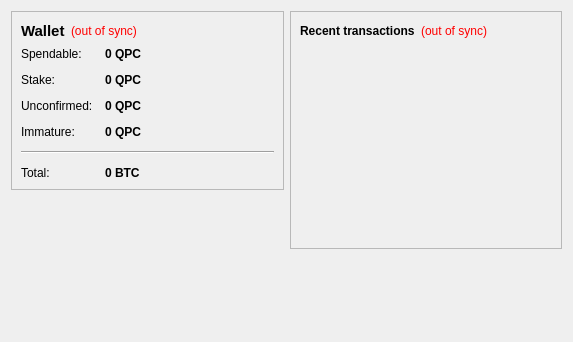
<?xml version="1.0" encoding="UTF-8"?>
<ui version="4.0">
 <class>OverviewPage</class>
 <widget class="QWidget" name="OverviewPage">
  <property name="geometry">
   <rect>
    <x>0</x>
    <y>0</y>
    <width>573</width>
    <height>342</height>
   </rect>
  </property>
  <property name="windowTitle">
   <string>Form</string>
  </property>
  <layout class="QHBoxLayout" name="horizontalLayout" stretch="1,1">
   <item>
    <layout class="QVBoxLayout" name="verticalLayout_2">
     <item>
      <widget class="QFrame" name="frame">
       <property name="frameShape">
        <enum>QFrame::StyledPanel</enum>
       </property>
       <property name="frameShadow">
        <enum>QFrame::Raised</enum>
       </property>
       <layout class="QVBoxLayout" name="verticalLayout_4">
        <item>
         <layout class="QHBoxLayout" name="horizontalLayout_4">
          <item>
           <widget class="QLabel" name="label_5">
            <property name="font">
             <font>
              <pointsize>11</pointsize>
              <weight>75</weight>
              <bold>true</bold>
             </font>
            </property>
            <property name="text">
             <string>Wallet</string>
            </property>
           </widget>
          </item>
          <item>
           <widget class="QLabel" name="labelWalletStatus">
            <property name="toolTip">
             <string>The displayed information may be out of date. Your wallet automatically synchronizes with the QponCoin network after a connection is established, but this process has not completed yet.</string>
            </property>
            <property name="styleSheet">
             <string notr="true">QLabel { color: red; }</string>
            </property>
            <property name="text">
             <string notr="true">(out of sync)</string>
            </property>
            <property name="alignment">
             <set>Qt::AlignLeading|Qt::AlignLeft|Qt::AlignVCenter</set>
            </property>
           </widget>
          </item>
          <item>
           <spacer name="horizontalSpacer_2">
            <property name="orientation">
             <enum>Qt::Horizontal</enum>
            </property>
            <property name="sizeHint" stdset="0">
             <size>
              <width>40</width>
              <height>20</height>
             </size>
            </property>
           </spacer>
          </item>
         </layout>
        </item>
        <item>
         <layout class="QFormLayout" name="formLayout_2">
          <property name="fieldGrowthPolicy">
           <enum>QFormLayout::AllNonFixedFieldsGrow</enum>
          </property>
          <property name="horizontalSpacing">
           <number>12</number>
          </property>
          <property name="verticalSpacing">
           <number>12</number>
          </property>
          <item row="0" column="0">
           <widget class="QLabel" name="label">
            <property name="text">
             <string>Spendable:</string>
            </property>
           </widget>
          </item>
          <item row="0" column="1">
           <widget class="QLabel" name="labelBalance">
            <property name="font">
             <font>
              <weight>75</weight>
              <bold>true</bold>
             </font>
            </property>
            <property name="cursor">
             <cursorShape>IBeamCursor</cursorShape>
            </property>
            <property name="toolTip">
             <string>Your current spendable balance</string>
            </property>
            <property name="text">
             <string notr="true">0 QPC</string>
            </property>
            <property name="textInteractionFlags">
             <set>Qt::LinksAccessibleByMouse|Qt::TextSelectableByKeyboard|Qt::TextSelectableByMouse</set>
            </property>
           </widget>
          </item>
          <item row="1" column="0">
           <widget class="QLabel" name="label_6">
            <property name="text">
             <string>Stake:</string>
            </property>
           </widget>
          </item>
          <item row="1" column="1">
           <widget class="QLabel" name="labelStake">
            <property name="font">
             <font>
              <weight>75</weight>
              <bold>true</bold>
             </font>
            </property>
            <property name="cursor">
             <cursorShape>IBeamCursor</cursorShape>
            </property>
            <property name="toolTip">
             <string>Total of coins that was staked, and do not yet count toward the current balance</string>
            </property>
            <property name="text">
             <string notr="true">0 QPC</string>
            </property>
            <property name="textInteractionFlags">
             <set>Qt::LinksAccessibleByMouse|Qt::TextSelectableByKeyboard|Qt::TextSelectableByMouse</set>
            </property>
           </widget>
          </item>
          <item row="2" column="0">
           <widget class="QLabel" name="label_3">
            <property name="text">
             <string>Unconfirmed:</string>
            </property>
           </widget>
          </item>
          <item row="2" column="1">
           <widget class="QLabel" name="labelUnconfirmed">
            <property name="font">
             <font>
              <weight>75</weight>
              <bold>true</bold>
             </font>
            </property>
            <property name="cursor">
             <cursorShape>IBeamCursor</cursorShape>
            </property>
            <property name="toolTip">
             <string>Total of transactions that have yet to be confirmed, and do not yet count toward the current balance</string>
            </property>
            <property name="text">
             <string notr="true">0 QPC</string>
            </property>
            <property name="textInteractionFlags">
             <set>Qt::LinksAccessibleByMouse|Qt::TextSelectableByKeyboard|Qt::TextSelectableByMouse</set>
            </property>
           </widget>
          </item>
          <item row="3" column="0">
           <widget class="QLabel" name="labelImmatureText">
            <property name="text">
             <string>Immature:</string>
            </property>
           </widget>
          </item>
          <item row="3" column="1">
           <widget class="QLabel" name="labelImmature">
            <property name="font">
             <font>
              <weight>75</weight>
              <bold>true</bold>
             </font>
            </property>
            <property name="toolTip">
             <string>Mined balance that has not yet matured</string>
            </property>
            <property name="text">
             <string notr="true">0 QPC</string>
            </property>
            <property name="textInteractionFlags">
             <set>Qt::LinksAccessibleByMouse|Qt::TextSelectableByKeyboard|Qt::TextSelectableByMouse</set>
            </property>
           </widget>
          </item>
          <item row="4" column="0" colspan="2">
           <widget class="Line" name="line">
            <property name="orientation">
             <enum>Qt::Horizontal</enum>
            </property>
           </widget>
          </item>
          <item row="5" column="0">
           <widget class="QLabel" name="labelTotalText">
            <property name="text">
             <string>Total:</string>
            </property>
           </widget>
          </item>
          <item row="5" column="1">
           <widget class="QLabel" name="labelTotal">
            <property name="font">
             <font>
              <weight>75</weight>
              <bold>true</bold>
             </font>
            </property>
            <property name="cursor">
             <cursorShape>IBeamCursor</cursorShape>
            </property>
            <property name="toolTip">
             <string>Your current total balance</string>
            </property>
            <property name="text">
             <string notr="true">0 BTC</string>
            </property>
            <property name="textInteractionFlags">
             <set>Qt::LinksAccessibleByMouse|Qt::TextSelectableByKeyboard|Qt::TextSelectableByMouse</set>
            </property>
           </widget>
          </item>
         </layout>
        </item>
       </layout>
      </widget>
     </item>
     <item>
      <spacer name="verticalSpacer">
       <property name="orientation">
        <enum>Qt::Vertical</enum>
       </property>
       <property name="sizeHint" stdset="0">
        <size>
         <width>20</width>
         <height>40</height>
        </size>
       </property>
      </spacer>
     </item>
    </layout>
   </item>
   <item>
    <layout class="QVBoxLayout" name="verticalLayout_3">
     <item>
      <widget class="QFrame" name="frame_2">
       <property name="frameShape">
        <enum>QFrame::StyledPanel</enum>
       </property>
       <property name="frameShadow">
        <enum>QFrame::Raised</enum>
       </property>
       <layout class="QVBoxLayout" name="verticalLayout">
        <item>
         <layout class="QHBoxLayout" name="horizontalLayout_2">
          <item>
           <widget class="QLabel" name="label_4">
            <property name="text">
             <string>&lt;b&gt;Recent transactions&lt;/b&gt;</string>
            </property>
           </widget>
          </item>
          <item>
           <widget class="QLabel" name="labelTransactionsStatus">
            <property name="toolTip">
             <string>The displayed information may be out of date. Your wallet automatically synchronizes with the QponCoin network after a connection is established, but this process has not completed yet.</string>
            </property>
            <property name="styleSheet">
             <string notr="true">QLabel { color: red; }</string>
            </property>
            <property name="text">
             <string notr="true">(out of sync)</string>
            </property>
            <property name="alignment">
             <set>Qt::AlignRight|Qt::AlignTrailing|Qt::AlignVCenter</set>
            </property>
           </widget>
          </item>
          <item>
           <spacer name="horizontalSpacer">
            <property name="orientation">
             <enum>Qt::Horizontal</enum>
            </property>
            <property name="sizeHint" stdset="0">
             <size>
              <width>40</width>
              <height>20</height>
             </size>
            </property>
           </spacer>
          </item>
         </layout>
        </item>
        <item>
         <widget class="QListView" name="listTransactions">
          <property name="styleSheet">
           <string notr="true">QListView { background: transparent; }</string>
          </property>
          <property name="frameShape">
           <enum>QFrame::NoFrame</enum>
          </property>
          <property name="verticalScrollBarPolicy">
           <enum>Qt::ScrollBarAlwaysOff</enum>
          </property>
          <property name="horizontalScrollBarPolicy">
           <enum>Qt::ScrollBarAlwaysOff</enum>
          </property>
          <property name="selectionMode">
           <enum>QAbstractItemView::NoSelection</enum>
          </property>
         </widget>
        </item>
       </layout>
      </widget>
     </item>
     <item>
      <spacer name="verticalSpacer_2">
       <property name="orientation">
        <enum>Qt::Vertical</enum>
       </property>
       <property name="sizeHint" stdset="0">
        <size>
         <width>20</width>
         <height>40</height>
        </size>
       </property>
      </spacer>
     </item>
    </layout>
   </item>
  </layout>
 </widget>
 <resources/>
 <connections/>
</ui>
